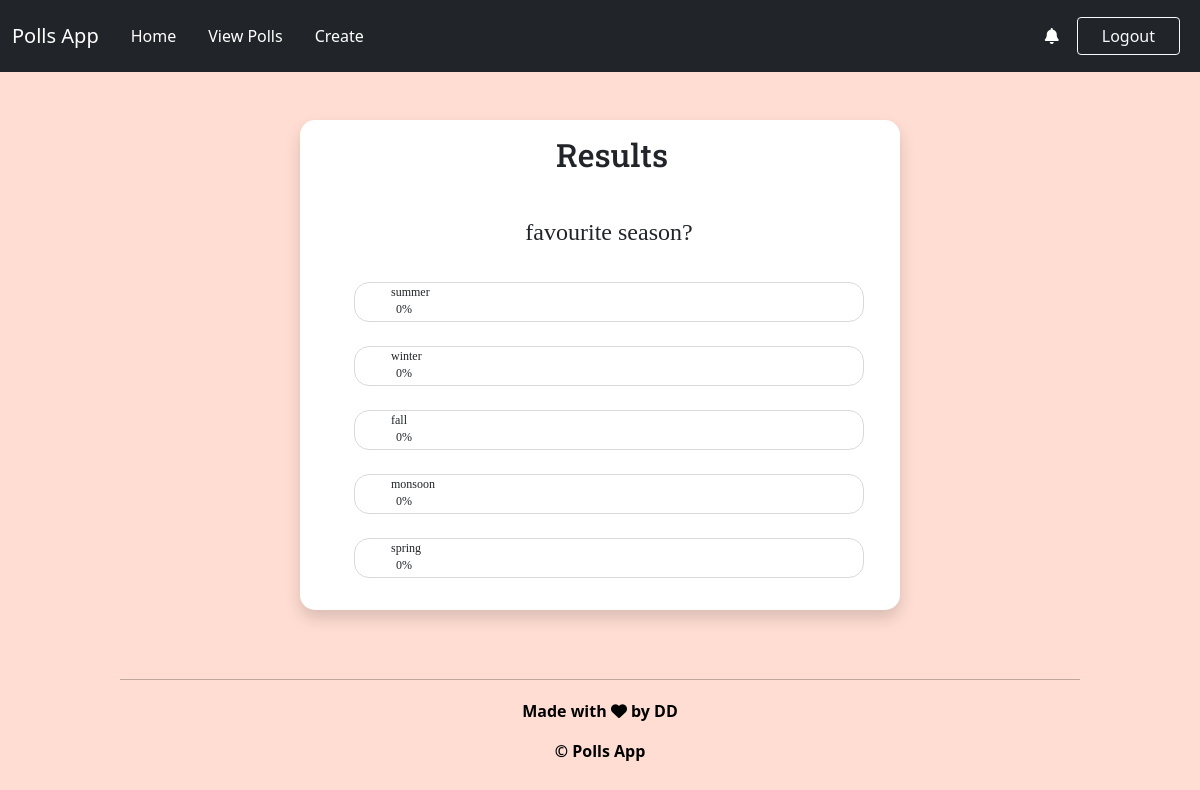
/newpoll/result/4, run on an earlier commit of the app's database.
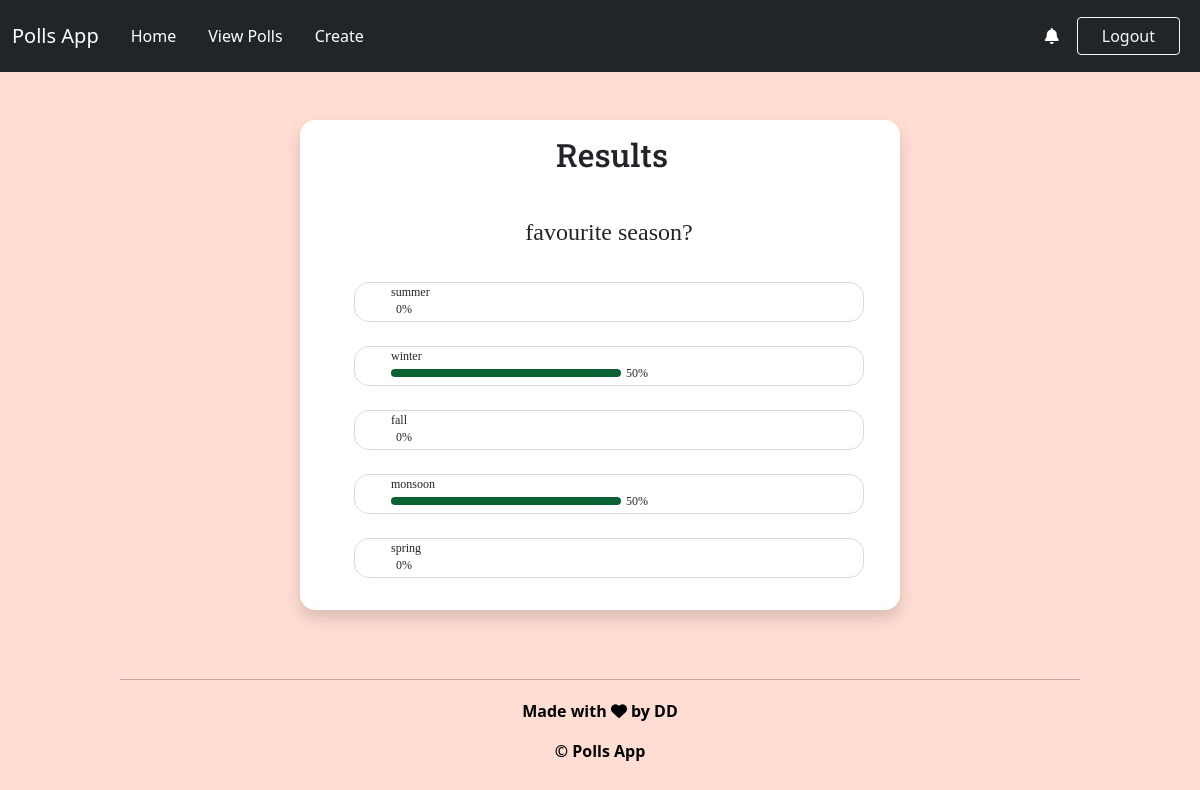
And on a later commit of the database.
### newpoll/models.py (models this page shows)
class Choice(models.Model):
    question = models.ForeignKey(Question, on_delete=models.CASCADE)
    choice_text = models.TextField()
    votes = models.IntegerField(default=0)

### newpoll/views.py (the view)
# urls.py: path('result/<int:pk>',views.result,name = "result"),
def result(request, pk):
    question = Question.objects.get(id=pk)
    choices = Choice.objects.all().filter(question=question)
    choice_list = []
    total = 0
    for cho in choices:
        total = total + cho.votes;
    if total==0:
        total = 1
    for cho in choices:
        choice_list.append(
        {
            "choice":cho,
            "percen":int(cho.votes/total * 100),
        })
    context = {
        "question":question,
        "choice_list":choice_list,
    }
    return render(request,'result.html',context)

### newpoll/templates/result.html (shortened to what this page needs)
{% load static %}
<link href="https://cdn.jsdelivr.net/npm/bootstrap@5.0.2/dist/css/bootstrap.min.css" rel="stylesheet">
<link rel="stylesheet" href="{% static 'result.css' %}">
<link
  rel="stylesheet"
  href="https://cdnjs.cloudflare.com/ajax/libs/font-awesome/6.2.0/css/all.min.css"
/>
<div class="navbar navbar-expand-lg  navbar-dark bg-dark sticky-top">
    <div class="container-fluid">
        <a href="" class="navbar-brand">Polls App</a>
        <div class="collapse navbar-collapse" id="navbarSupportedContent">
            <ul class="navbar-nav me-auto mb-2 mb-lg-0">
                <li class="nav-item">
                    <a class="nav-link active p-2 m-2" aria-current="page" href="../home">Home</a>
                </li>
                <li class="nav-item">
                    <a class="nav-link active p-2 m-2" aria-current="page" href="../profile">View Polls</a>
                </li>
                <li class="nav-item">
                    <a class="nav-link active p-2 m-2" aria-current="page" href="../create">Create</a>
                </li>
            </ul>
            <a href="../sharedpoll" ><i class="fa-solid fa-bell" style="color:white; margin-right:10px;"></i>
            </a>
            <a href="/newpoll/logout" class="login-link">
                <button class="btn btn-outline-light px-4 m-2">Logout</button>
            </a>
        </div>
    </div>
</div>
<div class="container-fluid d-flex justify-content-center align-items-center">
    <div class="container-fluid mt-5 shadow content-main" style="width:50vw;border-radius: 15px;">
        <div class="conrainer-fluid heading-main">
            <h2>Results</h2>
        </div>
        <div class="container-fluid d-flex content">
            <div class="name">
                <div>{{question.question}}</div>
            </div>
            {%for choice in choice_list%}
                <div class="choices" style="padding-left: 3vw;font-family: 'sans-sherif';font-size: 1.5vmin;margin-bottom: 1vh;">
                    <div class="text">
                        {{choice.choice.choice_text}}
                    </div>
                    <div class="container wrapper">
                        <div class="progress-bar prog" role="progressbar" style="height:1vh;border-radius:15px;width: {{choice.percen}}%;" aria-valuenow="25" aria-valuemin="0" aria-valuemax="100">
                        </div>
                        <div class="info">
                            {{choice.percen}}%
                        </div>
                    </div>
                </div>
            {%endfor%}
        </div>
    </div>
</div>
<footer class="footer">
    <hr width="80%" style="margin: 1% auto;" />
    <div class="footerlasr">
      <div class="footer-copyright">
        <p id="credits">Made with <i class="fa fa-heart" aria-hidden="true"></i> by DD</p>
      </div>
    </footer>
    <footer class="beech">
      <p>© Polls App</p>
  </footer>

What changed in the data, as far as the page shows it:
changed Choice "winter": percen "0" → "50"
changed Choice "monsoon": percen "0" → "50"
